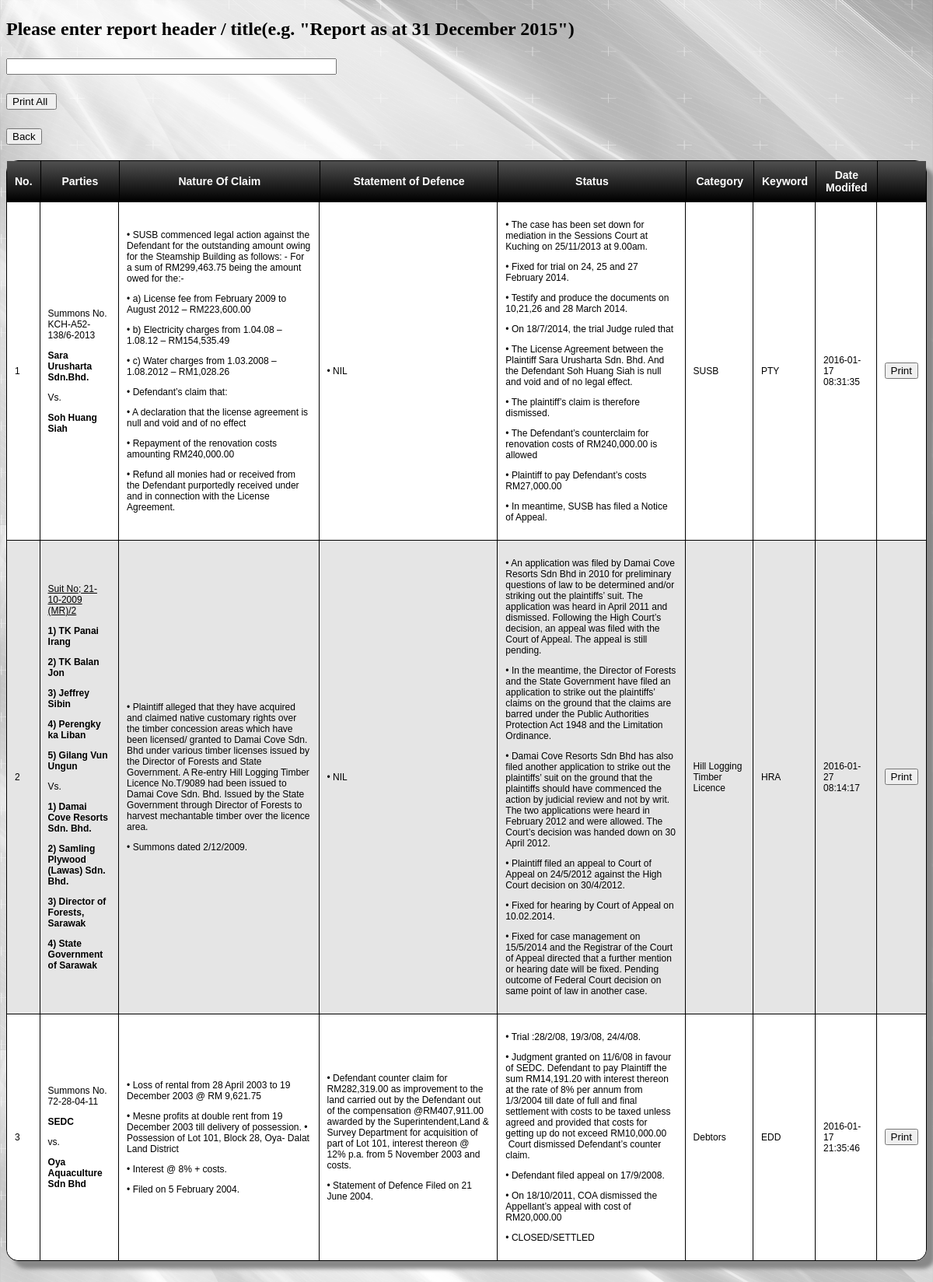
/searchdebtorsGuest.php (signed in), run on the app's committed database.
### tables this page shows
CREATE TABLE `information` (
  `ID` int(11) NOT NULL,
  `debtors` varchar(9999) NOT NULL,
  `nature` varchar(9999) NOT NULL,
  `statement` varchar(9999) NOT NULL,
  `status` varchar(9999) NOT NULL,
  `Category` varchar(255) NOT NULL,
  `Keyword` varchar(255) NOT NULL,
  `DateModify` datetime NOT NULL
);

### searchdebtorsGuest.php (the view, shortened to what this page needs)
<?php require_once('Connections/localhost.php'); ?>
<?php
if (!function_exists("GetSQLValueString")) {
function GetSQLValueString($theValue, $theType, $theDefinedValue = "", $theNotDefinedValue = "")
{
  $theValue = function_exists("mysql_real_escape_string") ? mysql_real_escape_string($theValue) : mysql_escape_string($theValue);
  switch ($theType) {
    case "text":
      $theValue = ($theValue != "") ? "'" . $theValue . "'" : "NULL";
      break;
  }
  return $theValue;
}
}
$query_searching = "SELECT * FROM information ORDER BY id ASC";
$searching = mysql_query($query_searching, $localhost) or die(mysql_error());
$row_searching = mysql_fetch_assoc($searching);
$colname_searching = "-1";
$Legal='LAD';
if($_SESSION['DIVISION']==$Legal){
	$query_searching = sprintf("SELECT * FROM information WHERE debtors LIKE %s ORDER BY ID DESC", GetSQLValueString("%" . $colname_searching . "%", "text"));
$searching = mysql_query($query_searching, $localhost) or die(mysql_error());
$row_searching = mysql_fetch_assoc($searching);
$totalRows_searching = mysql_num_rows($searching);
}else {
$query_searching = sprintf("SELECT * FROM information WHERE debtors LIKE %s and Category Like %s ORDER BY ID DESC" , GetSQLValueString("%" . $colname_searching . "%", "text"),
 GetSQLValueString("%" . $_SESSION['DIVISION'] . "%", "text"));
$searching = mysql_query($query_searching, $localhost) or die(mysql_error());
$row_searching = mysql_fetch_assoc($searching);
}
?>
<!DOCTYPE html PUBLIC "-//W3C//DTD XHTML 1.0 Transitional//EN" "http://www.w3.org/TR/xhtml1/DTD/xhtml1-transitional.dtd">
<html xmlns="http://www.w3.org/1999/xhtml">
<head>
<link href="TableCSSCode.css" rel="stylesheet" type="text/css" >
<link href="print.css" rel="stylesheet" type="text/css" media="print">
</head>
<body>
<h2>
  <form id="form1" name="form1" method="post" action="PrintAllSearchPartiesGuest.php">
  <p id="PrintTitle">Please enter report header / title(e.g. &quot;Report as at 31 December 2015&quot;)
  </p>
  <p>
    <input type="text" name="PrintTitle" size="50"/>
  </p>
  <p>
    <input type="submit"  name="button2" value="Print All " id="button" />
  </p>
</form>
  <a href="page2.php">
  <input type="submit" name="button4" id="button4" value="Back" />
</a></h2>
<table border="1" cellpadding="2" cellspacing="0" class="CSSTableGenerator">
  <tr style="background-color:#960;">
    <td>No.</td>
    <td>Parties</td>
    <td>Nature Of Claim</td>
    <td>Statement of Defence</td>
    <td>Status</td>
    <td>Category</td>
    <td>Keyword</td>
    <td>Date Modifed</td>
    <td>&nbsp;</td>
  </tr>
 <?php $no=1;?>
  <?php do { ?>
    <tr>
      <td><?php echo $no++ ?></td>
      <td><?php echo $row_searching['debtors']; ?></td>
      <td><?php echo $row_searching['nature']; ?></td>
      <td><?php echo $row_searching['statement']; ?></td>
      <td><?php echo $row_searching['status']; ?></td>
      <td><?php echo $row_searching['Keyword']; ?></td>
      <td><?php echo $row_searching['Category']; ?></td>
      <td><?php echo $row_searching['DateModify']; ?></td>
      <td><a href="PrintPage.php?variable=<?php  echo  $no-1;?>,<?php  echo  $row_searching['ID'];?>">
        <input type="submit" name="button5" id="button4" value="Print" />
      </a></td>
    </tr>
    <?php } while ($row_searching = mysql_fetch_assoc($searching)); ?>
</table>
<p>&nbsp;</p>
</body>
</html>

### TableCSSCode.css (style rules this page uses)
.CSSTableGenerator { margin:0px;padding:0px; width:100%; box-shadow: 10px 10px 5px #888888; border:1px solid #000000; -moz-border-radius-bottomleft:15px; -webkit-border-bottom-left-radius:15px; border-bottom-left-radius:15px; -moz-border-radius-bottomright:15px; -webkit-border-bottom-right-radius:15px; border-bottom-right-radius:15px; -moz-border-radius-topright:15px; -webkit-border-top-right-radius:15px; border-top-right-radius:15px; -moz-border-radius-topleft:15px; -webkit-border-top-left-radius:15px; border-top-left-radius:15px; }
.CSSTableGenerator tr:last-child td:last-child { -moz-border-radius-bottomright:15px; -webkit-border-bottom-right-radius:15px; border-bottom-right-radius:15px; }
.CSSTableGenerator tr:last-child td:first-child { -moz-border-radius-bottomleft:15px; -webkit-border-bottom-left-radius:15px; border-bottom-left-radius:15px; }
.CSSTableGenerator tr:nth-child(odd) { background-color:#e5e5e5; }
.CSSTableGenerator tr:nth-child(even) { background-color:#ffffff; }
.CSSTableGenerator td { vertical-align:middle; border:1px solid #000000; border-width:0px 1px 1px 0px; text-align:left; padding:10px; font-size:12px; font-family:Arial; font-weight:normal; color:#000000; }
.CSSTableGenerator tr:last-child td { border-width:0px 1px 0px 0px; }
.CSSTableGenerator tr td:last-child { border-width:0px 0px 1px 0px; }
.CSSTableGenerator tr:last-child td:last-child { border-width:0px 0px 0px 0px; }
.CSSTableGenerator tr:first-child td { background:-o-linear-gradient(bottom, #4c4c4c 5%, #000000 100%); background:-webkit-gradient( linear, left top, left bottom, color-stop(0.05, #4c4c4c), color-stop(1, #000000) ); background:-moz-linear-gradient( center top, #4c4c4c 5%, #000000 100% ); filter:progid:DXImageTransform.Microsoft.gradient(startColorstr="#4c4c4c", endColorstr="#000000"); background: -o-linear-gradient(top,#4c4c4c,000000); background-color:#4c4c4c; border:0px solid #000000; text-align:center; border-width:0px 0px 1px 1px; font-size:14px; font-family:Arial; font-weight:bold; color:#ffffff; }
.CSSTableGenerator tr:first-child td:first-child { border-width:0px 0px 1px 0px; }
.CSSTableGenerator tr:first-child td:last-child { border-width:0px 0px 1px 1px; }

### print.css (style rules this page uses)
td { font-size:12px; }
#buttonback, #buttonadd, #buttonprint, #button, #button2, #buttonfind, #buttonfind1, #buttonfind2, #button3, #buttonfind3, #button4, #button, #jumpMenu,#id1,#id2, #image1,#li1,#l2,#Category,#Modify { display:none; }
body:after { content: ; }

### searchdebtorsGuest.php (style rules this page uses)
body { background-image: url(white-abstract-75-wallpaper-background-hd.jpg); background-size:contain; }

### data on the page
information: debtors "Summons No. KCH-A52-138/6-2013 Sara Urusharta Sdn.Bhd. Vs. Soh Huang Siah", nature "• SUSB commenced legal action against the Defendant for the outstanding amount owing for the Steamship Building as follows: - For a sum of RM299,463.75 being the amount owed for the:- • a) License fee from February 2009 to August 2012 – RM223,600.00 • b) Electricity charges from 1.04.08 – 1.08.12 – RM154,535.49 • c) Water charges from 1.03.2008 – 1.08.2012 – RM1,028.26 • Defendant’s claim that: • A declaration that the license agreement is null and void and of no effect • Repayment of the renovation costs amounting RM240,000.00 • Refund all monies had or received from the Defendant purportedly received under and in connection with the License Agreement.", statement "• NIL", status "• The case has been set down for mediation in the Sessions Court at Kuching on 25/11/2013 at 9.00am. • Fixed for trial on 24, 25 and 27 February 2014. • Testify and produce the documents on 10,21,26 and 28 March 2014. • On 18/7/2014, the trial Judge ruled that • The License Agreement between the Plaintiff Sara Urusharta Sdn. Bhd. And the Defendant Soh Huang Siah is null and void and of no legal effect. • The plaintiff’s claim is therefore dismissed. • The Defendant’s counterclaim for renovation costs of RM240,000.00 is allowed • Plaintiff to pay Defendant’s costs RM27,000.00 • In meantime, SUSB has filed a Notice of Appeal.", Keyword "SUSB", Category "PTY", DateModify "2016-01-17 08:31:35"
information: debtors "Suit No; 21-10-2009 (MR)/2 1) TK Panai Irang 2) TK Balan Jon 3) Jeffrey Sibin 4) Perengky ka Liban 5) Gilang Vun Ungun Vs. 1) Damai Cove Resorts Sdn. Bhd. 2) Samling Plywood (Lawas) Sdn. Bhd. 3) Director of Forests, Sarawak 4) State Government of Sarawak", nature "• Plaintiff alleged that they have acquired and claimed native customary rights over the timber concession areas which have been licensed/ granted to Damai Cove Sdn. Bhd under various timber licenses issued by the Director of Forests and State Government. A Re-entry Hill Logging Timber Licence No.T/9089 had been issued to Damai Cove Sdn. Bhd. Issued by the State Government through Director of Forests to harvest mechantable timber over the licence area. • Summons dated 2/12/2009.", statement "• NIL", status "• An application was filed by Damai Cove Resorts Sdn Bhd in 2010 for preliminary questions of law to be determined and/or striking out the plaintiffs’ suit. The application was heard in April 2011 and dismissed. Following the High Court’s decision, an appeal was filed with the Court of Appeal. The appeal is still pending. • In the meantime, the Director of Forests and the State Government have filed an application to strike out the plaintiffs’ claims on the ground that the claims are barred under the Public Authorities Protection Act 1948 and the Limitation Ordinance. • Damai Cove Resorts Sdn Bhd has also filed another application to strike out the plaintiffs’ suit on the ground that the…", Keyword "Hill Logging Timber Licence", Category "HRA", DateModify "2016-01-27 08:14:17"
information: debtors "Summons No. 72-28-04-11 SEDC vs. Oya Aquaculture Sdn Bhd", nature "• Loss of rental from 28 April 2003 to 19 December 2003 @ RM 9,621.75 • Mesne profits at double rent from 19 December 2003 till delivery of possession. • Possession of Lot 101, Block 28, Oya- Dalat Land District • Interest @ 8% + costs. • Filed on 5 February 2004.", statement "• Defendant counter claim for RM282,319.00 as improvement to the land carried out by the Defendant out of the compensation @RM407,911.00 awarded by the Superintendent,Land & Survey Department for acquisition of part of Lot 101, interest thereon @ 12% p.a. from 5 November 2003 and costs. • Statement of Defence Filed on 21 June 2004.", status "• Trial :28/2/08, 19/3/08, 24/4/08. • Judgment granted on 11/6/08 in favour of SEDC. Defendant to pay Plaintiff the sum RM14,191.20 with interest thereon at the rate of 8% per annum from 1/3/2004 till date of full and final settlement with costs to be taxed unless agreed and provided that costs for getting up do not exceed RM10,000.00 Court dismissed Defendant’s counter claim. • Defendant filed appeal on 17/9/2008. • On 18/10/2011, COA dismissed the Appellant’s appeal with cost of RM20,000.00 • CLOSED/SETTLED", Keyword "Debtors", Category "EDD", DateModify "2016-01-17 21:35:46"
